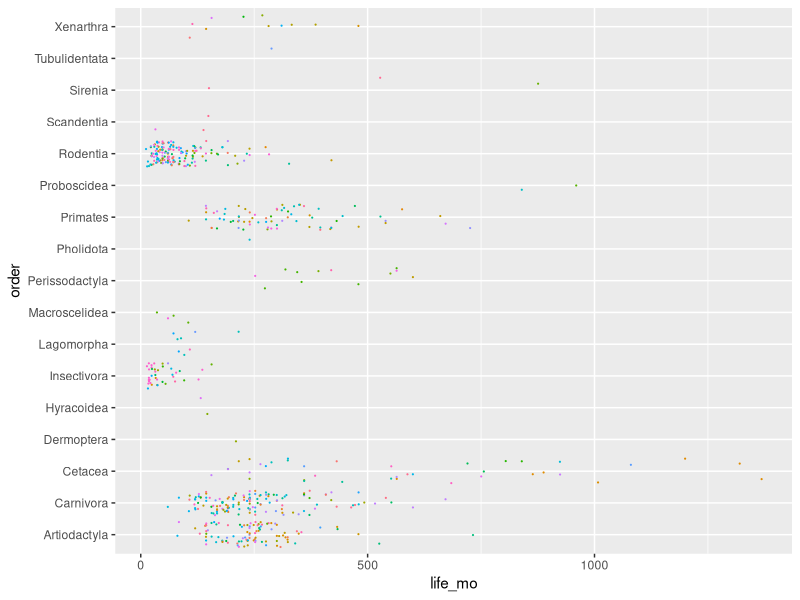

Generate this figure with R: (Note: a time limit stopped this script after it produced the figure.)
## ---- chunk 1
mammals_c <- read.csv('mammals_clean.csv')
mammals_g <- read.csv('mammals_genus.csv')
mammals_o <- read.csv('mammals_order.csv')

# Maximum lifespan (months) = life_mo 
# Age of first reproduction (months) = afr_mo 
# Gestation time (months) = gestation_mo 
# Weaning age (months) = weaning_mo 
# Weaning mass (grams) = wean_g 
# Litter size (months) = litter_size 
# Litters per year = litters_per_year
# Newborn mass (grams) = newborn_g
# Adult body mass (grams) = mass_g
## ---- chunk 2
library(tidyverse)
## ---- chunk 3
ggplot(mammals_c, aes(x = life_mo, y = order, color = Genus)) +
    geom_point(size = 0.1, position = 'jitter') + 
    theme(legend.position = "none")

# graph shows diversification of life span in genera within their order 
## ---- chunk 4
ls_result <- lm(genus_size~life_mo, data = mammals_g)
summary(ls_result)

# p-val: 0.000401, significant.
## ---- chunk 5
# Is the observed pattern different than what we would expect by random chance?
set.seed(16)

reshuffled <- mammals_c
reshuffled$life_mo <- sample(reshuffled$life_mo, size = nrow(reshuffled), replace = FALSE)

slope_real <- coef(ls_result)["life_mo"]

simulated_slopes <- list()

nreps = 5000 # 5000 iterations

for(i in 1:nreps){
    
    reshuffled <- mammals_c
    reshuffled$life_mo <- sample(reshuffled$life_mo, size = nrow(reshuffled),
                                 replace = FALSE)
    
    # Calculate the slope
    genus_temp <- reshuffled %>%
          group_by(Genus) %>% 
          summarize(genus_size = n_distinct(species),
                    mass_g = mean(mass_g, na.rm = TRUE),
                    gestation_mo = mean(gestation_mo, na.rm = TRUE),
                    newborn_g = mean(newborn_g, na.rm = TRUE),
                    weaning_mo = mean(weaning_mo, na.rm = TRUE),
                    wean_g = mean(wean_g, na.rm = TRUE),
                    afr_mo = mean(afr_mo, na.rm = TRUE),
                    life_mo = mean(life_mo, na.rm = TRUE),
                    litter_size = mean(litter_size, na.rm = TRUE),
                    litters_per_year = mean(litters_per_year, na.rm = TRUE))
    
    reshuffled_res <- lm(genus_size~life_mo, data = genus_temp)
    slope_sim <- coef(reshuffled_res)["life_mo"]
    
    # Append simulated slope to list
    simulated_slopes[i] <- slope_sim
}    

# Unlist simulated means list into numeric vector
simulated_slopes <- unlist(simulated_slopes)

ggplot() +
    ylab("Count") + xlab("Simulated slope") +
    geom_histogram(aes(x = simulated_slopes), bins = 30, 
                   fill = "grey", alpha = 0.4, colour = "black") +
    geom_vline(xintercept = slope_real, size = 1, 
               linetype = "dashed", colour = "black") + 
    theme_classic()
## ---- chunk 6
abs_simulated_slopes <- abs(simulated_slopes)
exceed_count <- length(abs_simulated_slopes[abs_simulated_slopes >= 
                                               abs(slope_real)])
p_val <- exceed_count / nreps
p_val
# p-val: 0.0002, significant.
## ---- chunk 7
anova(lm(genus_size~life_mo*gestation_mo*afr_mo*litters_per_year, data = mammals_g))

# life_mo is significant
# gestation_mo is significant
# litters_per_year is significant
# life_mo:gestation_mo is significant
# life_mo:gestation_mo:litters_per_year is significant
## ---- chunk 8
regression <- lm(genus_size~life_mo, data = mammals_g)
ggplot(mammals_g, aes(x = life_mo, y = genus_size)) +
    geom_point() +
    geom_smooth(method = "lm")
## ---- chunk 9
summary(regression)
# p-val: 0.000401, significant.
## ---- chunk 10
mammals_c %>%
  filter(order != "Rodentia") %>% 
  group_by(Genus) %>% 
  summarize(genus_size = n_distinct(species),
            mass_g = mean(mass_g, na.rm = TRUE),
            gestation_mo = mean(gestation_mo, na.rm = TRUE),
            newborn_g = mean(newborn_g, na.rm = TRUE),
            weaning_mo = mean(weaning_mo, na.rm = TRUE),
            wean_g = mean(wean_g, na.rm = TRUE),
            afr_mo = mean(afr_mo, na.rm = TRUE),
            life_mo = mean(life_mo, na.rm = TRUE),
            litter_size = mean(litter_size, na.rm = TRUE),
            litters_per_year = mean(litters_per_year, na.rm = TRUE)) %>% 
  ggplot(aes(x = life_mo, y = genus_size)) +
    geom_point() +
    geom_smooth(method = "lm") 
## ---- chunk 11
genus_no_rod <- mammals_c %>%
  filter(order != "Rodentia") %>% 
  group_by(Genus) %>% 
  summarize(genus_size = n_distinct(species),
            mass_g = mean(mass_g, na.rm = TRUE),
            gestation_mo = mean(gestation_mo, na.rm = TRUE),
            newborn_g = mean(newborn_g, na.rm = TRUE),
            weaning_mo = mean(weaning_mo, na.rm = TRUE),
            wean_g = mean(wean_g, na.rm = TRUE),
            afr_mo = mean(afr_mo, na.rm = TRUE),
            life_mo = mean(life_mo, na.rm = TRUE),
            litter_size = mean(litter_size, na.rm = TRUE),
            litters_per_year = mean(litters_per_year, na.rm = TRUE))
regression2 <- lm(genus_size~life_mo, data = genus_no_rod)
summary(regression2)

# p-val is 0.034, significant.
## ---- chunk 12
plot(lm(genus_size ~ life_mo, data = genus_temp), which = 2)
# right-skewed
## ---- chunk 13
result <- lm(genus_size~litters_per_year, data = mammals_g)
summary(lpy_result)

# p-val: 0.00609, significant.
## ---- chunk 14
# Is the observed pattern different than what we would expect by random chance?
set.seed(16)

reshuffled <- mammals_c
reshuffled$litters_per_year <- sample(reshuffled$litters_per_year, size = nrow(reshuffled), replace = FALSE)

slope_real <- coef(lpy_result)["litters_per_year"]

simulated_slopes <- list()

nreps = 5000 # 5000 iterations

for(i in 1:nreps){
    
    reshuffled <- mammals_c
    reshuffled$litters_per_year <- sample(reshuffled$litters_per_year, size = nrow(reshuffled),
                                 replace = FALSE)
    
    # Calculate the slope
    genus_temp <- reshuffled %>%
          group_by(Genus) %>% 
          summarize(genus_size = n_distinct(species),
                    mass_g = mean(mass_g, na.rm = TRUE),
                    gestation_mo = mean(gestation_mo, na.rm = TRUE),
                    newborn_g = mean(newborn_g, na.rm = TRUE),
                    weaning_mo = mean(weaning_mo, na.rm = TRUE),
                    wean_g = mean(wean_g, na.rm = TRUE),
                    afr_mo = mean(afr_mo, na.rm = TRUE),
                    life_mo = mean(life_mo, na.rm = TRUE),
                    litter_size = mean(litter_size, na.rm = TRUE),
                    litters_per_year = mean(litters_per_year, na.rm = TRUE))
    
    reshuffled_res <- lm(genus_size~litters_per_year, data = genus_temp)
    slope_sim <- coef(reshuffled_res)["litters_per_year"]
    
    # Append simulated slope to list
    simulated_slopes[i] <- slope_sim
}    

# Unlist simulated means list into numeric vector
simulated_slopes <- unlist(simulated_slopes)

ggplot() +
    ylab("Count") + xlab("Simulated slope") +
    geom_histogram(aes(x = simulated_slopes), bins = 30, 
                   fill = "grey", alpha = 0.4, colour = "black") +
    geom_vline(xintercept = slope_real, size = 1, 
               linetype = "dashed", colour = "black") + 
    theme_classic()
## ---- chunk 15
abs_simulated_slopes <- abs(simulated_slopes)
exceed_count <- length(abs_simulated_slopes[abs_simulated_slopes >= 
                                               abs(slope_real)])
p_val <- exceed_count / nreps
p_val
# p-val is 0, significant.
## ---- chunk 16
anova(lm(genus_size~litters_per_year* life_mo*gestation_mo*afr_mo, data = mammals_g))

# litters_per_year is significant
# litters_per_year:life_mo is significant
# life_mo is significant
# litters_per_year:life_mo:gestation_mo is significant
## ---- chunk 17
regression <- lm(genus_size~life_mo, data = mammals_g)
ggplot(mammals3, aes(x = life_mo, y = genus_size)) +
    geom_point() +
    geom_smooth(method = "lm")
## ---- chunk 18
summary(regression)
# p-val is 0.000401, significant.
## ---- chunk 19
mammals_c %>%
  filter(order != "Rodentia") %>% 
  group_by(Genus) %>% 
  summarize(genus_size = n_distinct(species),
            mass_g = mean(mass_g, na.rm = TRUE),
            gestation_mo = mean(gestation_mo, na.rm = TRUE),
            newborn_g = mean(newborn_g, na.rm = TRUE),
            weaning_mo = mean(weaning_mo, na.rm = TRUE),
            wean_g = mean(wean_g, na.rm = TRUE),
            afr_mo = mean(afr_mo, na.rm = TRUE),
            life_mo = mean(life_mo, na.rm = TRUE),
            litter_size = mean(litter_size, na.rm = TRUE),
            litters_per_year = mean(litters_per_year, na.rm = TRUE)) %>% 
  ggplot(aes(x = litters_per_year, y = genus_size)) +
    geom_point() +
    geom_smooth(method = "lm") 
## ---- chunk 20
genus_no_rod <- mammals_c %>%
  filter(order != "Rodentia") %>% 
  group_by(Genus) %>% 
  summarize(genus_size = n_distinct(species),
            mass_g = mean(mass_g, na.rm = TRUE),
            gestation_mo = mean(gestation_mo, na.rm = TRUE),
            newborn_g = mean(newborn_g, na.rm = TRUE),
            weaning_mo = mean(weaning_mo, na.rm = TRUE),
            wean_g = mean(wean_g, na.rm = TRUE),
            afr_mo = mean(afr_mo, na.rm = TRUE),
            life_mo = mean(life_mo, na.rm = TRUE),
            litter_size = mean(litter_size, na.rm = TRUE),
            litters_per_year = mean(litters_per_year, na.rm = TRUE))
regression2 <- lm(genus_size~litters_per_year, data = genus_no_rod)
summary(regression2)

# p-val is 0.0128, significant.
## ---- chunk 21
plot(lm(genus_size ~ litters_per_year, data = genus_temp), which = 2)
# right-skewed
